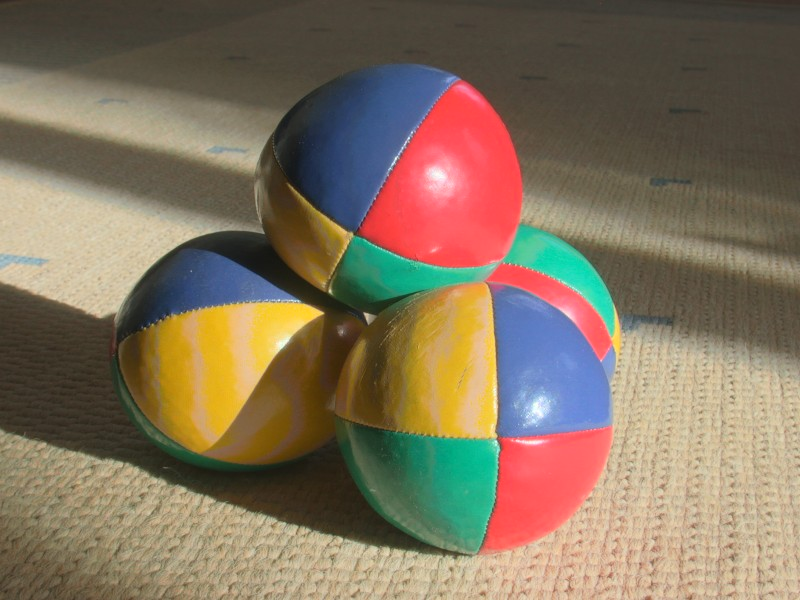
//> input picture foto.jpg, 800 x 600 px
$ ./leer_imagen   (built with g++ and OpenCV 4)
//> lines starting //> are read from the running program, lines starting //| are printed output that depends on the picture; after the words box and inside, x2 and y2 are one past the last pixel; in counts of white or black regions, pixels touching at a corner belong together
#include <opencv2/opencv.hpp>
#include <iostream>

int main() {
    // Cargar la imagen
    cv::Mat imagen = cv::imread("foto.jpg");
//> imagen is the input picture: 600 rows x 800 cols, CV_8UC3; mean B, G, R 93.5, 114.7, 130.9
    if (imagen.empty()) {
        std::cerr << "No se pudo abrir la imagen 'foto.jpg'" << std::endl;
        return -1;
    }

    // Convertir a espacio de color HSV
    cv::Mat imagen_hsv;
    cv::cvtColor(imagen, imagen_hsv, cv::COLOR_BGR2HSV);
//> imagen_hsv: 600 rows x 800 cols, CV_8UC3; mean H, S, V 37.6, 95.4, 141

    // Crear la máscara para tonos rojizos
    cv::Mat mascara1, mascara2, mascara_total;

    // Rango 1: rojo cercano a 0°
    cv::inRange(imagen_hsv, cv::Scalar(0, 100, 100), cv::Scalar(10, 255, 255), mascara1);
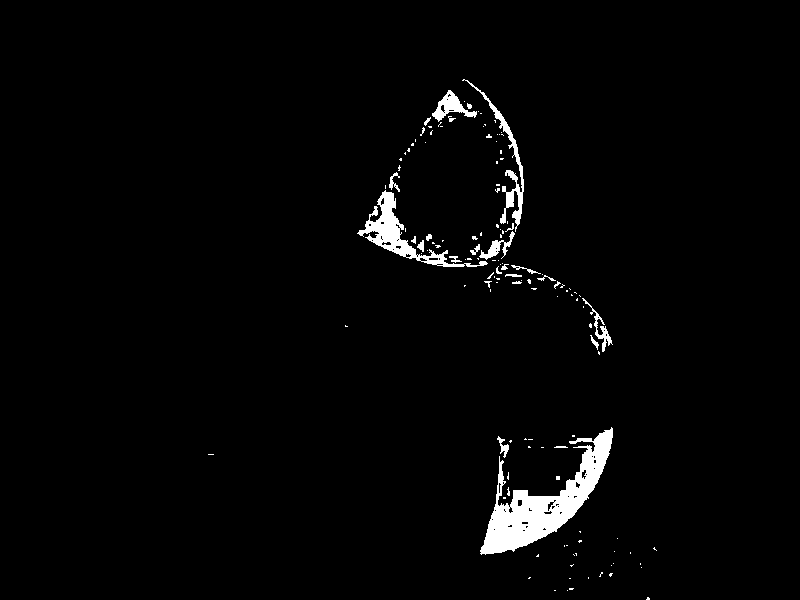
//> mascara1: 600 rows x 800 cols, CV_8UC1; 2.3% white; 135 white regions (108 under 20 px), largest, box (x1, y1, x2, y2) and area: (480, 427, 613, 555) 5559, (357, 190, 488, 267) 1922, (462, 79, 524, 232) 1026

    // Rango 2: rojo cercano a 180°
    cv::inRange(imagen_hsv, cv::Scalar(160, 100, 100), cv::Scalar(179, 255, 255), mascara2);
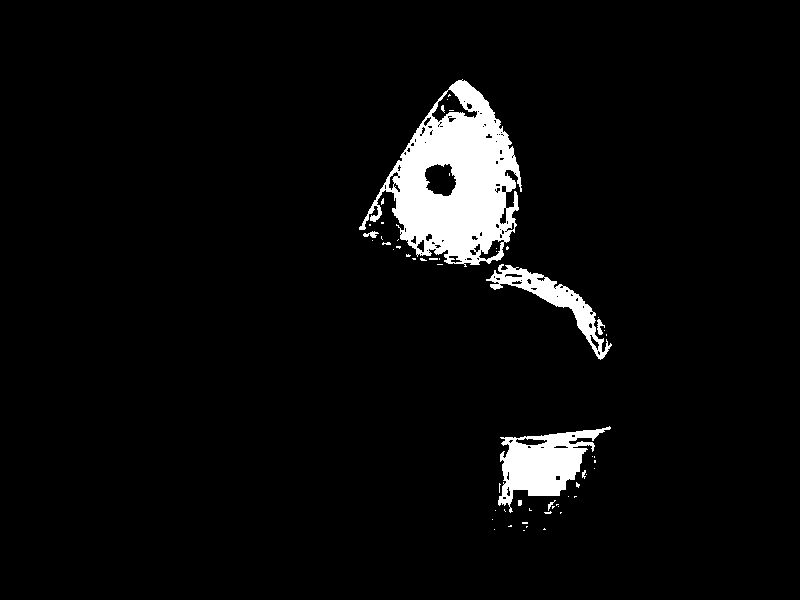
//> mascara2: 600 rows x 800 cols, CV_8UC1; 4.7% white; 58 white regions (49 under 20 px), largest, box (x1, y1, x2, y2) and area: (359, 79, 522, 267) 15142, (498, 426, 611, 513) 4476, (486, 264, 612, 360) 2407

    // Combinar las dos máscaras
    cv::bitwise_or(mascara1, mascara2, mascara_total);
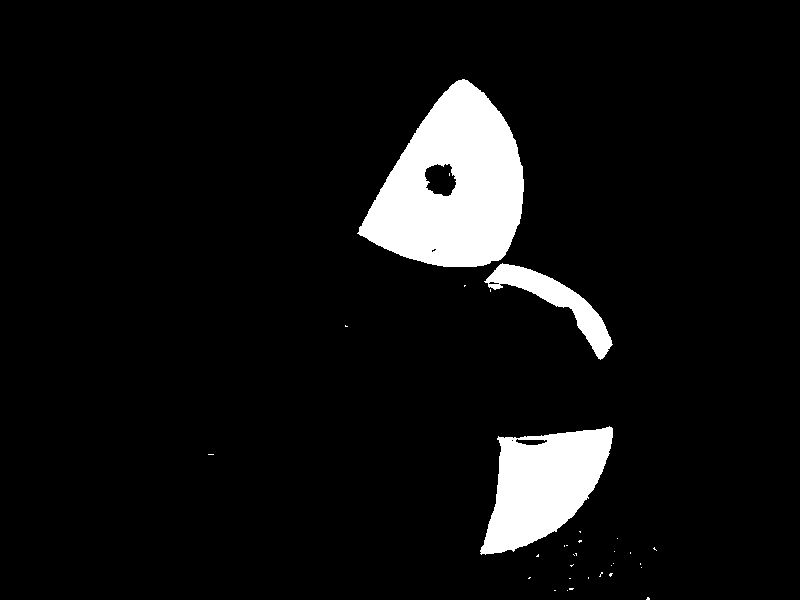
//> mascara_total: 600 rows x 800 cols, CV_8UC1; 7% white; 33 white regions (30 under 20 px), largest, box (x1, y1, x2, y2) and area: (357, 79, 524, 267) 19779, (480, 426, 613, 555) 10421, (484, 263, 613, 360) 3156

    // Crear la imagen de salida
    cv::Mat resultado = imagen.clone();
    resultado.setTo(cv::Scalar(0, 0, 0), mascara_total); // reemplazar rojo por negro
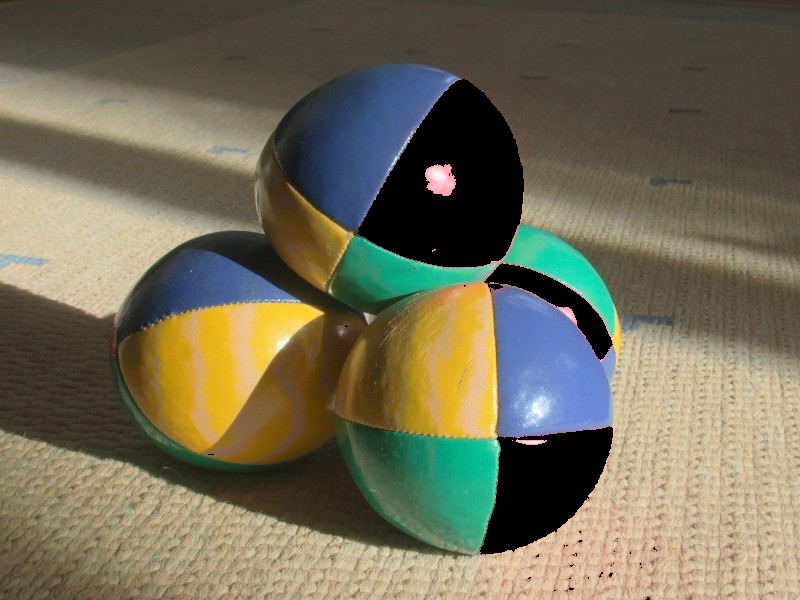
//> resultado: 600 rows x 800 cols, CV_8UC3; 6.97% of pixels changed, all inside (x1, y1, x2, y2) = (208, 79, 657, 600)

    // Mostrar imágenes
    cv::imshow("Original", imagen);
    cv::imshow("Rojo Eliminado", resultado);

    cv::waitKey(0);
    cv::destroyAllWindows();

    return 0;
}
